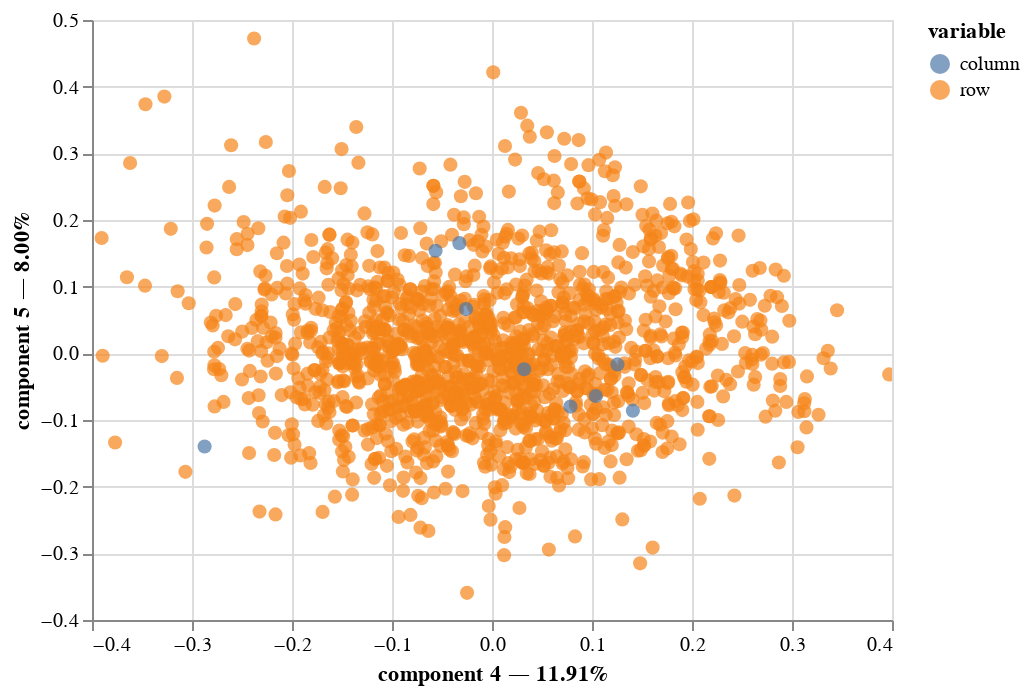

The cell this chart's notebook holds for it:
### Code cell
mca.plot(
    df_ord,
    x_component=4,
    y_component=5
)

### Figure 1 — Vega-Lite specification as saved in the notebook (floating-point values rounded to 4 significant figures; data arrays with more than 128 entries replaced by an {"elided": "..."} marker saying what was removed)
{"config": {"view": {"continuousWidth": 400, "continuousHeight": 300}}, "data": {"name": "data-8bc31195b0d00efeded62952461d9916"}, "mark": {"type": "circle", "size": 50}, "encoding": {"color": {"field": "variable", "type": "nominal"}, "tooltip": [{"field": "variable", "type": "nominal"}, {"field": "value", "type": "nominal"}, {"field": "component 4", "type": "quantitative"}, {"field": "component 5", "type": "quantitative"}], "x": {"axis": {"title": "component 4 — 11.91%"}, "field": "component 4", "scale": {"zero": false}, "type": "quantitative"}, "y": {"axis": {"title": "component 5 — 8.00%"}, "field": "component 5", "scale": {"zero": false}, "type": "quantitative"}}, "selection": {"selector003": {"type": "interval", "bind": "scales", "encodings": ["x", "y"]}}, "$schema": "https://vega.github.io/schema/vega-lite/v4.17.0.json", "datasets": {"data-8bc31195b0d00efeded62952461d9916": {"elided": "1479 records"}}}
